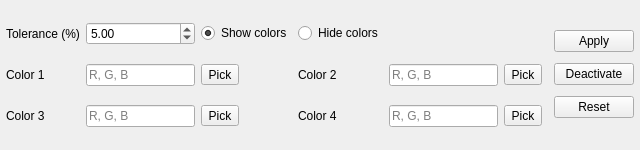
<?xml version="1.0" encoding="UTF-8"?>
<ui version="4.0">
 <class>toolbar_colorimetric_filter</class>
 <widget class="QWidget" name="toolbar_colorimetric_filter">
  <property name="geometry">
   <rect>
    <x>0</x>
    <y>0</y>
    <width>640</width>
    <height>150</height>
   </rect>
  </property>
  <property name="windowTitle">
   <string>Form</string>
  </property>
  <layout class="QGridLayout" name="gridLayout">
   <property name="leftMargin">
    <number>6</number>
   </property>
   <property name="topMargin">
    <number>6</number>
   </property>
   <property name="rightMargin">
    <number>6</number>
   </property>
   <property name="bottomMargin">
    <number>6</number>
   </property>
   <property name="horizontalSpacing">
    <number>6</number>
   </property>
   <property name="verticalSpacing">
    <number>3</number>
   </property>
   <item row="0" column="0">
    <widget class="QLabel" name="labelTolerance">
     <property name="text">
      <string>Tolerance (%)</string>
     </property>
    </widget>
   </item>
   <item row="0" column="1">
    <widget class="QDoubleSpinBox" name="doubleSpinBoxTolerance">
     <property name="minimum">
      <double>0.000000000000000</double>
     </property>
     <property name="maximum">
      <double>100.000000000000000</double>
     </property>
     <property name="singleStep">
      <double>0.500000000000000</double>
     </property>
     <property name="value">
      <double>5.000000000000000</double>
     </property>
    </widget>
   </item>
   <item row="0" column="2">
    <widget class="QRadioButton" name="radioShowColors">
     <property name="text">
      <string>Show colors</string>
     </property>
     <property name="checked">
      <bool>true</bool>
     </property>
    </widget>
   </item>
   <item row="0" column="3">
    <widget class="QRadioButton" name="radioHideColors">
     <property name="text">
      <string>Hide colors</string>
     </property>
    </widget>
   </item>
   <item row="1" column="0">
    <widget class="QLabel" name="labelColor1">
     <property name="text">
      <string>Color 1</string>
     </property>
    </widget>
   </item>
   <item row="1" column="1">
    <widget class="QLineEdit" name="lineEditColor1">
     <property name="placeholderText">
      <string>R, G, B</string>
     </property>
    </widget>
   </item>
   <item row="1" column="2">
    <widget class="QToolButton" name="toolButtonPick1">
     <property name="text">
      <string>Pick</string>
     </property>
    </widget>
   </item>
   <item row="1" column="3">
    <widget class="QLabel" name="labelColor2">
     <property name="text">
      <string>Color 2</string>
     </property>
    </widget>
   </item>
   <item row="1" column="4">
    <widget class="QLineEdit" name="lineEditColor2">
     <property name="placeholderText">
      <string>R, G, B</string>
     </property>
    </widget>
   </item>
   <item row="1" column="5">
    <widget class="QToolButton" name="toolButtonPick2">
     <property name="text">
      <string>Pick</string>
     </property>
    </widget>
   </item>
   <item row="2" column="0">
    <widget class="QLabel" name="labelColor3">
     <property name="text">
      <string>Color 3</string>
     </property>
    </widget>
   </item>
   <item row="2" column="1">
    <widget class="QLineEdit" name="lineEditColor3">
     <property name="placeholderText">
      <string>R, G, B</string>
     </property>
    </widget>
   </item>
   <item row="2" column="2">
    <widget class="QToolButton" name="toolButtonPick3">
     <property name="text">
      <string>Pick</string>
     </property>
    </widget>
   </item>
   <item row="2" column="3">
    <widget class="QLabel" name="labelColor4">
     <property name="text">
      <string>Color 4</string>
     </property>
    </widget>
   </item>
   <item row="2" column="4">
    <widget class="QLineEdit" name="lineEditColor4">
     <property name="placeholderText">
      <string>R, G, B</string>
     </property>
    </widget>
   </item>
   <item row="2" column="5">
    <widget class="QToolButton" name="toolButtonPick4">
     <property name="text">
      <string>Pick</string>
     </property>
    </widget>
   </item>
   <item row="0" column="6" rowspan="3">
    <widget class="ColorimetricFilterPreview" name="previewWidget" native="true"/>
   </item>
   <item row="0" column="7" rowspan="3">
    <layout class="QVBoxLayout" name="verticalLayoutButtons">
     <property name="spacing">
      <number>3</number>
     </property>
     <item>
      <widget class="QPushButton" name="pushButtonApply">
       <property name="text">
        <string>Apply</string>
       </property>
      </widget>
     </item>
     <item>
      <widget class="QPushButton" name="pushButtonDeactivate">
       <property name="text">
        <string>Deactivate</string>
       </property>
      </widget>
     </item>
     <item>
      <widget class="QPushButton" name="pushButtonReset">
       <property name="text">
        <string>Reset</string>
       </property>
      </widget>
     </item>
    </layout>
   </item>
  </layout>
 </widget>
 <customwidgets>
  <customwidget>
   <class>ColorimetricFilterPreview</class>
   <extends>QWidget</extends>
   <header>gui/widgets/CustomWidgets/ColorimetricFilterPreview.h</header>
  </customwidget>
 </customwidgets>
 <resources/>
 <connections/>
</ui>
